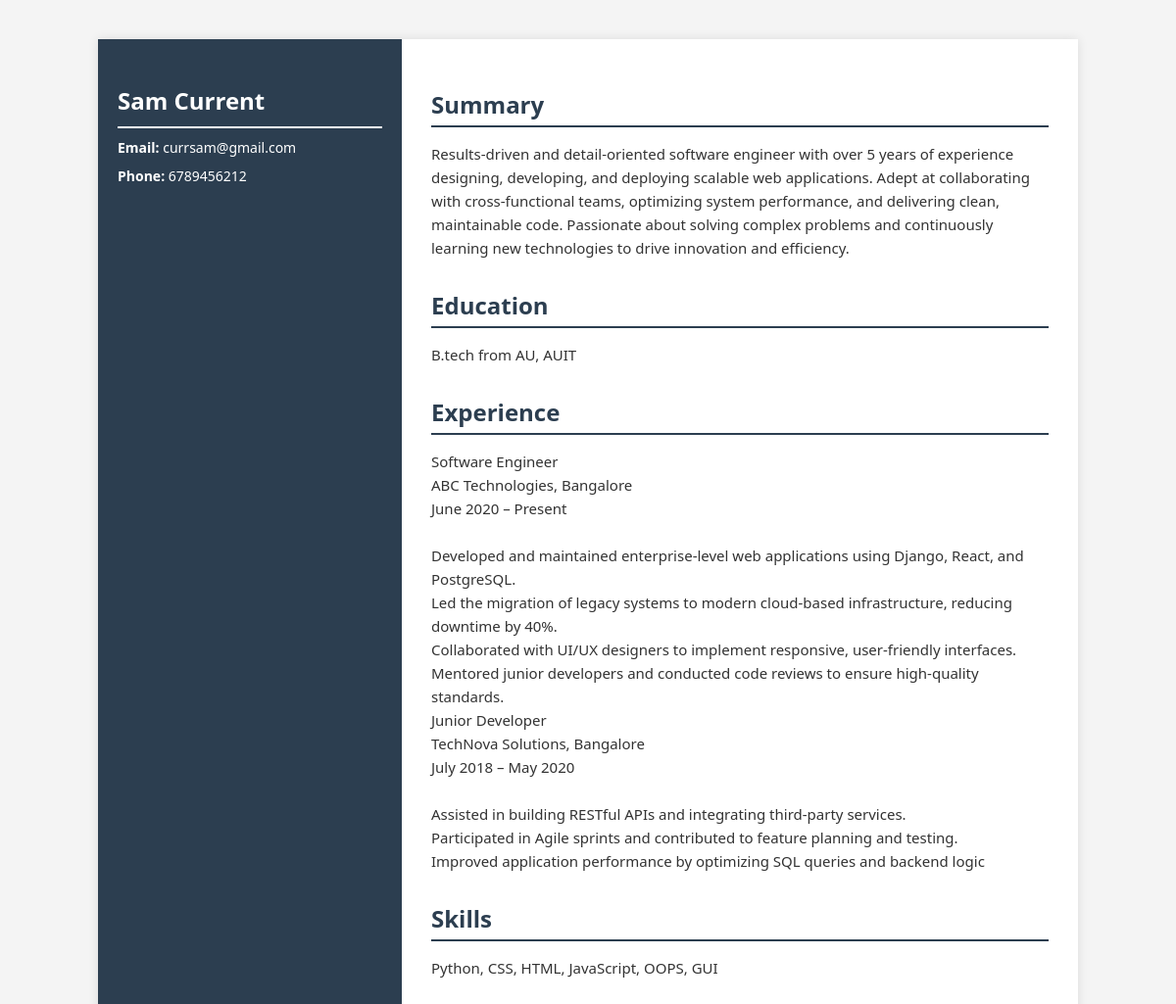
/resume/11/, run on the app's committed database.
### pdf/models.py (models this page shows)
class Profile(models.Model):
    TEMPLATE_CHOICES = [
    ('template1', 'Classic'),
    ('template2', 'Modern'),
    ('template3', 'Elegant'),]
    name=models.CharField(max_length=200)
    email = models.CharField(max_length=200)
    phone = models.CharField(max_length=200)
    summary = models.TextField(max_length=2000)
    degree = models.CharField(max_length=200)
    school = models.CharField(max_length=200)
    university = models.CharField(max_length=200)
    experience = models.TextField(max_length=1000)
    skills= models.TextField(max_length=1000)
    template_choice = models.CharField(max_length=20, choices=TEMPLATE_CHOICES, default='template1')

### pdf/views.py (the view)
# urls.py: path('resume/<int:id>/', views.resume, name='resume'),
def resume(request, id):
    user_profile = get_object_or_404(Profile, pk=id)
    template_name = f'pdf/resume_{user_profile.template_choice}.html'
    return render(request, template_name, {'user_profile': user_profile})

### pdf/templates/pdf/resume_template1.html (shortened to what this page needs)
<!DOCTYPE html>
<html>
<head>
</head>
<body>
    <div class="resume-container">
        <div class="left-column">
            <h1>{{ user_profile.name }}</h1>
            <p><strong>Email:</strong> {{ user_profile.email }}</p>
            <p><strong>Phone:</strong> {{ user_profile.phone }}</p>
        </div>
        <div class="right-column">
            <div class="section">
                <h2>Summary</h2>
                <p>{{ user_profile.summary|linebreaksbr }}</p>
            </div>
            <div class="section">
                <h2>Education</h2>
                <p>{{ user_profile.degree }} from {{ user_profile.school }}, {{ user_profile.university }}</p>
            </div>
            <div class="section">
                <h2>Experience</h2>
                <p>{{ user_profile.experience|linebreaksbr }}</p>
            </div>
            <div class="section">
                <h2>Skills</h2>
                <p>{{ user_profile.skills|linebreaksbr }}</p>
            </div>
        </div>
    </div>
</body>
</html>

### pdf/templates/pdf/resume_template1.html (style rules this page uses)
body { font-family: 'Segoe UI', Tahoma, Geneva, Verdana, sans-serif; margin: 0; padding: 0; background-color: #f4f4f4; }
.resume-container { display: flex; max-width: 1000px; margin: 40px auto; background-color: #fff; box-shadow: 0 0 10px rgba(0,0,0,0.1); }
.left-column { width: 30%; background-color: #2c3e50; color: white; padding: 30px 20px; }
.left-column h1 { font-size: 24px; margin-bottom: 10px; border-bottom: 2px solid #fff; padding-bottom: 10px; }
.left-column p { margin: 10px 0; font-size: 14px; }
.right-column { width: 70%; padding: 30px; }
.section { margin-bottom: 30px; }
.section h2 { color: #2c3e50; border-bottom: 2px solid #2c3e50; padding-bottom: 5px; margin-bottom: 15px; }
.section p { font-size: 15px; color: #333; line-height: 1.6; }

### data on the page
Profile: name "Sam Current", email "currsam@gmail.com", phone "6789456212", summary "Results-driven and detail-oriented software engineer with over 5 years of experience designing, developing, and deploying scalable web applications. Adept at collaborating with cross-functional teams, optimizing system performance, and delivering clean, maintainable code. Passionate about solving complex problems and continuously learning new technologies to drive innovation and efficiency.", degree "B.tech", school "AU", university "AUIT", experience "Software Engineer ABC Technologies, Bangalore June 2020 – Present Developed and maintained enterprise-level web applications using Django, React, and PostgreSQL. Led the migration of legacy systems to modern cloud-based infrastructure, reducing downtime by 40%. Collaborated with UI/UX designers to implement responsive, user-friendly interfaces. Mentored junior developers and conducted code reviews to ensure high-quality standards. Junior Developer TechNova Solutions, Bangalore July 2018 – May 2020 Assisted in building RESTful APIs and integrating third-party services. Participated in Agile sprints and contributed to feature planning and testing. Improved application performance by…", skills "Python, CSS, HTML, JavaScript, OOPS, GUI"
